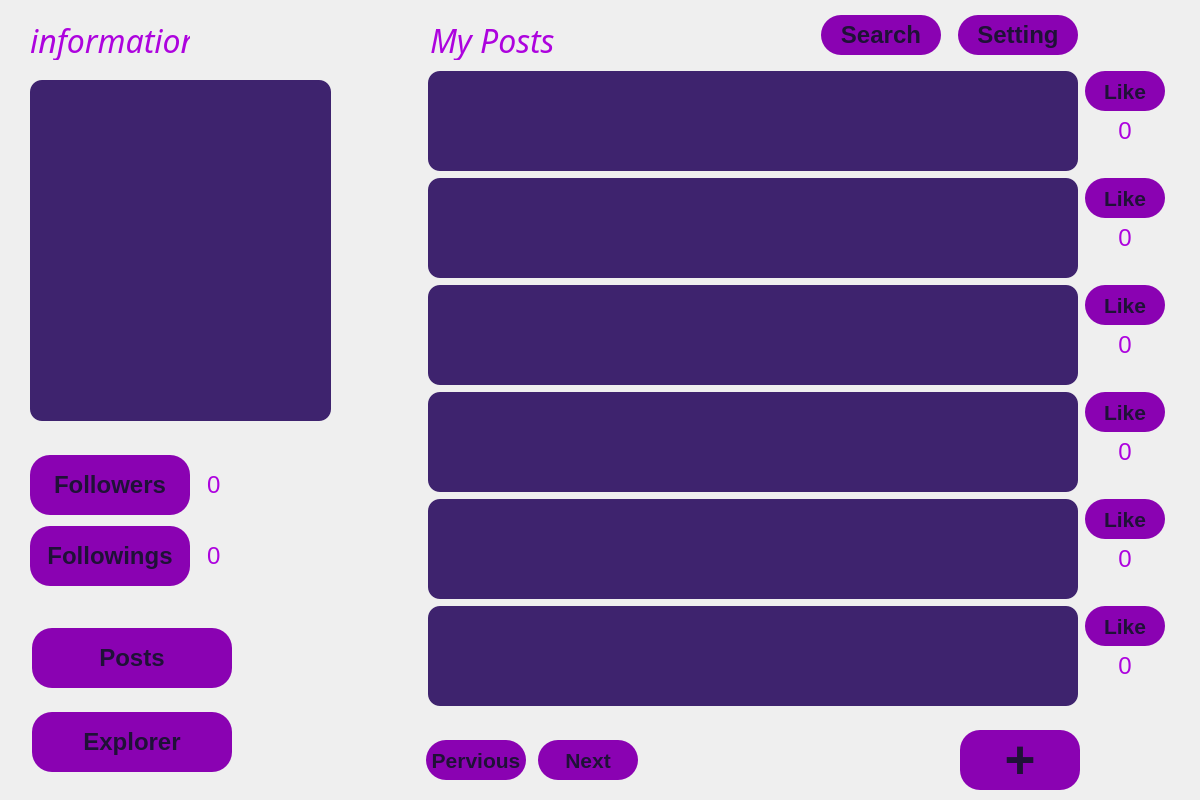
<?xml version="1.0" encoding="UTF-8"?>
<ui version="4.0">
 <class>personal_page</class>
 <widget class="QWidget" name="personal_page">
  <property name="geometry">
   <rect>
    <x>0</x>
    <y>0</y>
    <width>1200</width>
    <height>800</height>
   </rect>
  </property>
  <property name="minimumSize">
   <size>
    <width>1200</width>
    <height>800</height>
   </size>
  </property>
  <property name="maximumSize">
   <size>
    <width>16777215</width>
    <height>16777215</height>
   </size>
  </property>
  <property name="windowTitle">
   <string>My Page</string>
  </property>
  <property name="styleSheet">
   <string notr="true">personal_page
{
	background-color:#0a0612;
}
QPushButton
{
	background-color:#8a02b2;
	color:#1f1137;
	border-radius:20px;
}
QPushButton:hover
{
	background-color:#341d5c;
	color: #ffffff;
}
QLabel
{
	color:#ad03de;
}
QLineEdit
{
	background-color:#673ab7;
	color:#ffffff;
	border-radius:16px;
}
QLineEdit:hover
{
	background-color:#5d34a5;
}
QPlainTextEdit
{
	color:#ffffff;
	background-color:#3e236e;
	border-radius:12px;
}</string>
  </property>
  <widget class="QPlainTextEdit" name="pte_information">
   <property name="geometry">
    <rect>
     <x>30</x>
     <y>80</y>
     <width>301</width>
     <height>341</height>
    </rect>
   </property>
   <property name="font">
    <font>
     <family>aakar</family>
     <pointsize>18</pointsize>
    </font>
   </property>
   <property name="readOnly">
    <bool>true</bool>
   </property>
   <property name="plainText">
    <string/>
   </property>
  </widget>
  <widget class="QPushButton" name="btn_addpost">
   <property name="geometry">
    <rect>
     <x>960</x>
     <y>730</y>
     <width>120</width>
     <height>60</height>
    </rect>
   </property>
   <property name="font">
    <font>
     <pointsize>40</pointsize>
     <weight>75</weight>
     <bold>true</bold>
    </font>
   </property>
   <property name="text">
    <string>+</string>
   </property>
  </widget>
  <widget class="QLabel" name="label_myposts">
   <property name="geometry">
    <rect>
     <x>430</x>
     <y>20</y>
     <width>160</width>
     <height>40</height>
    </rect>
   </property>
   <property name="minimumSize">
    <size>
     <width>160</width>
     <height>40</height>
    </size>
   </property>
   <property name="maximumSize">
    <size>
     <width>160</width>
     <height>40</height>
    </size>
   </property>
   <property name="font">
    <font>
     <family>aakar</family>
     <pointsize>24</pointsize>
     <italic>true</italic>
    </font>
   </property>
   <property name="text">
    <string>My Posts</string>
   </property>
  </widget>
  <widget class="QLabel" name="label_information">
   <property name="geometry">
    <rect>
     <x>30</x>
     <y>20</y>
     <width>160</width>
     <height>40</height>
    </rect>
   </property>
   <property name="minimumSize">
    <size>
     <width>160</width>
     <height>40</height>
    </size>
   </property>
   <property name="maximumSize">
    <size>
     <width>160</width>
     <height>40</height>
    </size>
   </property>
   <property name="font">
    <font>
     <family>aakar</family>
     <pointsize>24</pointsize>
     <italic>true</italic>
    </font>
   </property>
   <property name="text">
    <string>information</string>
   </property>
  </widget>
  <widget class="QWidget" name="horizontalLayoutWidget">
   <property name="geometry">
    <rect>
     <x>420</x>
     <y>730</y>
     <width>231</width>
     <height>61</height>
    </rect>
   </property>
   <layout class="QHBoxLayout" name="horizontalLayout">
    <property name="rightMargin">
     <number>6</number>
    </property>
    <item>
     <widget class="QPushButton" name="btn_pervious">
      <property name="minimumSize">
       <size>
        <width>100</width>
        <height>40</height>
       </size>
      </property>
      <property name="maximumSize">
       <size>
        <width>100</width>
        <height>40</height>
       </size>
      </property>
      <property name="font">
       <font>
        <pointsize>16</pointsize>
        <weight>75</weight>
        <bold>true</bold>
       </font>
      </property>
      <property name="text">
       <string>Pervious</string>
      </property>
     </widget>
    </item>
    <item>
     <widget class="QPushButton" name="btn_next">
      <property name="minimumSize">
       <size>
        <width>100</width>
        <height>40</height>
       </size>
      </property>
      <property name="maximumSize">
       <size>
        <width>100</width>
        <height>40</height>
       </size>
      </property>
      <property name="font">
       <font>
        <pointsize>16</pointsize>
        <weight>75</weight>
        <bold>true</bold>
       </font>
      </property>
      <property name="text">
       <string>Next</string>
      </property>
     </widget>
    </item>
   </layout>
  </widget>
  <widget class="QWidget" name="horizontalLayoutWidget_2">
   <property name="geometry">
    <rect>
     <x>810</x>
     <y>10</y>
     <width>281</width>
     <height>51</height>
    </rect>
   </property>
   <layout class="QHBoxLayout" name="horizontalLayout_2">
    <item>
     <widget class="QPushButton" name="btn_search">
      <property name="minimumSize">
       <size>
        <width>120</width>
        <height>40</height>
       </size>
      </property>
      <property name="maximumSize">
       <size>
        <width>120</width>
        <height>40</height>
       </size>
      </property>
      <property name="font">
       <font>
        <pointsize>18</pointsize>
        <weight>75</weight>
        <bold>true</bold>
       </font>
      </property>
      <property name="text">
       <string>Search</string>
      </property>
     </widget>
    </item>
    <item>
     <widget class="QPushButton" name="btn_setting">
      <property name="minimumSize">
       <size>
        <width>120</width>
        <height>10</height>
       </size>
      </property>
      <property name="maximumSize">
       <size>
        <width>120</width>
        <height>40</height>
       </size>
      </property>
      <property name="font">
       <font>
        <pointsize>18</pointsize>
        <weight>75</weight>
        <bold>true</bold>
       </font>
      </property>
      <property name="text">
       <string>Setting</string>
      </property>
     </widget>
    </item>
   </layout>
  </widget>
  <widget class="QWidget" name="gridLayoutWidget">
   <property name="geometry">
    <rect>
     <x>427</x>
     <y>70</y>
     <width>741</width>
     <height>641</height>
    </rect>
   </property>
   <layout class="QGridLayout" name="gridLayout">
    <item row="2" column="1">
     <widget class="QPlainTextEdit" name="pte_post3">
      <property name="minimumSize">
       <size>
        <width>650</width>
        <height>100</height>
       </size>
      </property>
      <property name="maximumSize">
       <size>
        <width>650</width>
        <height>100</height>
       </size>
      </property>
      <property name="font">
       <font>
        <pointsize>18</pointsize>
       </font>
      </property>
      <property name="readOnly">
       <bool>true</bool>
      </property>
     </widget>
    </item>
    <item row="3" column="1">
     <widget class="QPlainTextEdit" name="pte_post4">
      <property name="minimumSize">
       <size>
        <width>650</width>
        <height>100</height>
       </size>
      </property>
      <property name="maximumSize">
       <size>
        <width>650</width>
        <height>100</height>
       </size>
      </property>
      <property name="font">
       <font>
        <pointsize>18</pointsize>
       </font>
      </property>
      <property name="readOnly">
       <bool>true</bool>
      </property>
     </widget>
    </item>
    <item row="1" column="1">
     <widget class="QPlainTextEdit" name="pte_post2">
      <property name="minimumSize">
       <size>
        <width>650</width>
        <height>100</height>
       </size>
      </property>
      <property name="maximumSize">
       <size>
        <width>650</width>
        <height>100</height>
       </size>
      </property>
      <property name="font">
       <font>
        <pointsize>18</pointsize>
       </font>
      </property>
      <property name="readOnly">
       <bool>true</bool>
      </property>
     </widget>
    </item>
    <item row="5" column="1">
     <widget class="QPlainTextEdit" name="pte_post6">
      <property name="minimumSize">
       <size>
        <width>650</width>
        <height>100</height>
       </size>
      </property>
      <property name="maximumSize">
       <size>
        <width>650</width>
        <height>100</height>
       </size>
      </property>
      <property name="font">
       <font>
        <pointsize>18</pointsize>
       </font>
      </property>
      <property name="readOnly">
       <bool>true</bool>
      </property>
     </widget>
    </item>
    <item row="4" column="1">
     <widget class="QPlainTextEdit" name="pte_post5">
      <property name="minimumSize">
       <size>
        <width>650</width>
        <height>100</height>
       </size>
      </property>
      <property name="maximumSize">
       <size>
        <width>650</width>
        <height>100</height>
       </size>
      </property>
      <property name="font">
       <font>
        <pointsize>18</pointsize>
       </font>
      </property>
      <property name="readOnly">
       <bool>true</bool>
      </property>
     </widget>
    </item>
    <item row="0" column="1">
     <widget class="QPlainTextEdit" name="pte_post1">
      <property name="minimumSize">
       <size>
        <width>650</width>
        <height>100</height>
       </size>
      </property>
      <property name="maximumSize">
       <size>
        <width>650</width>
        <height>100</height>
       </size>
      </property>
      <property name="font">
       <font>
        <pointsize>18</pointsize>
       </font>
      </property>
      <property name="readOnly">
       <bool>true</bool>
      </property>
     </widget>
    </item>
    <item row="0" column="2">
     <layout class="QVBoxLayout" name="verticalLayout1">
      <property name="spacing">
       <number>0</number>
      </property>
      <property name="bottomMargin">
       <number>20</number>
      </property>
      <item>
       <widget class="QPushButton" name="btn_like1">
        <property name="minimumSize">
         <size>
          <width>80</width>
          <height>40</height>
         </size>
        </property>
        <property name="maximumSize">
         <size>
          <width>80</width>
          <height>40</height>
         </size>
        </property>
        <property name="font">
         <font>
          <pointsize>16</pointsize>
          <weight>75</weight>
          <bold>true</bold>
         </font>
        </property>
        <property name="styleSheet">
         <string notr="true"/>
        </property>
        <property name="text">
         <string>Like</string>
        </property>
       </widget>
      </item>
      <item>
       <widget class="QLabel" name="label_numberlike1">
        <property name="minimumSize">
         <size>
          <width>80</width>
          <height>40</height>
         </size>
        </property>
        <property name="maximumSize">
         <size>
          <width>80</width>
          <height>40</height>
         </size>
        </property>
        <property name="font">
         <font>
          <pointsize>18</pointsize>
          <weight>50</weight>
          <bold>false</bold>
         </font>
        </property>
        <property name="text">
         <string>     0</string>
        </property>
       </widget>
      </item>
     </layout>
    </item>
    <item row="1" column="2">
     <layout class="QVBoxLayout" name="verticalLayout2">
      <property name="spacing">
       <number>0</number>
      </property>
      <property name="bottomMargin">
       <number>20</number>
      </property>
      <item>
       <widget class="QPushButton" name="btn_like2">
        <property name="minimumSize">
         <size>
          <width>80</width>
          <height>40</height>
         </size>
        </property>
        <property name="maximumSize">
         <size>
          <width>80</width>
          <height>40</height>
         </size>
        </property>
        <property name="font">
         <font>
          <pointsize>16</pointsize>
          <weight>75</weight>
          <bold>true</bold>
         </font>
        </property>
        <property name="text">
         <string>Like</string>
        </property>
       </widget>
      </item>
      <item>
       <widget class="QLabel" name="label_numberlike2">
        <property name="minimumSize">
         <size>
          <width>80</width>
          <height>40</height>
         </size>
        </property>
        <property name="maximumSize">
         <size>
          <width>80</width>
          <height>40</height>
         </size>
        </property>
        <property name="font">
         <font>
          <pointsize>18</pointsize>
         </font>
        </property>
        <property name="text">
         <string>     0</string>
        </property>
       </widget>
      </item>
     </layout>
    </item>
    <item row="2" column="2">
     <layout class="QVBoxLayout" name="verticalLayout3">
      <property name="spacing">
       <number>0</number>
      </property>
      <property name="bottomMargin">
       <number>20</number>
      </property>
      <item>
       <widget class="QPushButton" name="btn_like3">
        <property name="minimumSize">
         <size>
          <width>80</width>
          <height>40</height>
         </size>
        </property>
        <property name="maximumSize">
         <size>
          <width>80</width>
          <height>40</height>
         </size>
        </property>
        <property name="font">
         <font>
          <pointsize>16</pointsize>
          <weight>75</weight>
          <bold>true</bold>
         </font>
        </property>
        <property name="text">
         <string>Like</string>
        </property>
       </widget>
      </item>
      <item>
       <widget class="QLabel" name="label_numberlike3">
        <property name="minimumSize">
         <size>
          <width>80</width>
          <height>40</height>
         </size>
        </property>
        <property name="maximumSize">
         <size>
          <width>80</width>
          <height>40</height>
         </size>
        </property>
        <property name="font">
         <font>
          <pointsize>18</pointsize>
         </font>
        </property>
        <property name="text">
         <string>     0</string>
        </property>
       </widget>
      </item>
     </layout>
    </item>
    <item row="3" column="2">
     <layout class="QVBoxLayout" name="verticalLayout4">
      <property name="spacing">
       <number>0</number>
      </property>
      <property name="bottomMargin">
       <number>20</number>
      </property>
      <item>
       <widget class="QPushButton" name="btn_like4">
        <property name="minimumSize">
         <size>
          <width>80</width>
          <height>40</height>
         </size>
        </property>
        <property name="maximumSize">
         <size>
          <width>80</width>
          <height>40</height>
         </size>
        </property>
        <property name="font">
         <font>
          <pointsize>16</pointsize>
          <weight>75</weight>
          <bold>true</bold>
         </font>
        </property>
        <property name="text">
         <string>Like</string>
        </property>
       </widget>
      </item>
      <item>
       <widget class="QLabel" name="label_numberlike4">
        <property name="minimumSize">
         <size>
          <width>80</width>
          <height>40</height>
         </size>
        </property>
        <property name="maximumSize">
         <size>
          <width>80</width>
          <height>40</height>
         </size>
        </property>
        <property name="font">
         <font>
          <pointsize>18</pointsize>
         </font>
        </property>
        <property name="text">
         <string>     0</string>
        </property>
       </widget>
      </item>
     </layout>
    </item>
    <item row="4" column="2">
     <layout class="QVBoxLayout" name="verticalLayout5">
      <property name="spacing">
       <number>0</number>
      </property>
      <property name="bottomMargin">
       <number>20</number>
      </property>
      <item>
       <widget class="QPushButton" name="btn_like5">
        <property name="minimumSize">
         <size>
          <width>80</width>
          <height>40</height>
         </size>
        </property>
        <property name="maximumSize">
         <size>
          <width>80</width>
          <height>40</height>
         </size>
        </property>
        <property name="font">
         <font>
          <pointsize>16</pointsize>
          <weight>75</weight>
          <bold>true</bold>
         </font>
        </property>
        <property name="text">
         <string>Like</string>
        </property>
       </widget>
      </item>
      <item>
       <widget class="QLabel" name="label_numberlike5">
        <property name="minimumSize">
         <size>
          <width>80</width>
          <height>40</height>
         </size>
        </property>
        <property name="maximumSize">
         <size>
          <width>80</width>
          <height>40</height>
         </size>
        </property>
        <property name="font">
         <font>
          <pointsize>18</pointsize>
         </font>
        </property>
        <property name="text">
         <string>     0</string>
        </property>
       </widget>
      </item>
     </layout>
    </item>
    <item row="5" column="2">
     <layout class="QVBoxLayout" name="verticalLayout6">
      <property name="spacing">
       <number>0</number>
      </property>
      <property name="bottomMargin">
       <number>20</number>
      </property>
      <item>
       <widget class="QPushButton" name="btn_like6">
        <property name="minimumSize">
         <size>
          <width>80</width>
          <height>40</height>
         </size>
        </property>
        <property name="maximumSize">
         <size>
          <width>80</width>
          <height>40</height>
         </size>
        </property>
        <property name="font">
         <font>
          <pointsize>16</pointsize>
          <weight>75</weight>
          <bold>true</bold>
         </font>
        </property>
        <property name="text">
         <string>Like</string>
        </property>
       </widget>
      </item>
      <item>
       <widget class="QLabel" name="label_numberlike6">
        <property name="minimumSize">
         <size>
          <width>80</width>
          <height>40</height>
         </size>
        </property>
        <property name="maximumSize">
         <size>
          <width>80</width>
          <height>40</height>
         </size>
        </property>
        <property name="font">
         <font>
          <pointsize>18</pointsize>
         </font>
        </property>
        <property name="text">
         <string>     0</string>
        </property>
       </widget>
      </item>
     </layout>
    </item>
   </layout>
  </widget>
  <widget class="QWidget" name="gridLayoutWidget_2">
   <property name="geometry">
    <rect>
     <x>19</x>
     <y>450</y>
     <width>311</width>
     <height>141</height>
    </rect>
   </property>
   <layout class="QGridLayout" name="gridLayout_2">
    <property name="rightMargin">
     <number>10</number>
    </property>
    <item row="0" column="0">
     <widget class="QPushButton" name="btn_followers">
      <property name="minimumSize">
       <size>
        <width>160</width>
        <height>60</height>
       </size>
      </property>
      <property name="maximumSize">
       <size>
        <width>160</width>
        <height>60</height>
       </size>
      </property>
      <property name="font">
       <font>
        <pointsize>18</pointsize>
        <weight>75</weight>
        <bold>true</bold>
       </font>
      </property>
      <property name="text">
       <string>Followers</string>
      </property>
     </widget>
    </item>
    <item row="2" column="1">
     <widget class="QLabel" name="label_numberfollowings">
      <property name="font">
       <font>
        <pointsize>18</pointsize>
       </font>
      </property>
      <property name="text">
       <string>0</string>
      </property>
     </widget>
    </item>
    <item row="2" column="0">
     <widget class="QPushButton" name="btn_followings">
      <property name="minimumSize">
       <size>
        <width>160</width>
        <height>60</height>
       </size>
      </property>
      <property name="maximumSize">
       <size>
        <width>160</width>
        <height>60</height>
       </size>
      </property>
      <property name="font">
       <font>
        <pointsize>18</pointsize>
        <weight>75</weight>
        <bold>true</bold>
       </font>
      </property>
      <property name="text">
       <string>Followings</string>
      </property>
     </widget>
    </item>
    <item row="0" column="1">
     <widget class="QLabel" name="label_numberfollowers">
      <property name="minimumSize">
       <size>
        <width>100</width>
        <height>60</height>
       </size>
      </property>
      <property name="maximumSize">
       <size>
        <width>100</width>
        <height>60</height>
       </size>
      </property>
      <property name="font">
       <font>
        <pointsize>18</pointsize>
       </font>
      </property>
      <property name="text">
       <string>0</string>
      </property>
     </widget>
    </item>
   </layout>
  </widget>
  <widget class="QWidget" name="verticalLayoutWidget">
   <property name="geometry">
    <rect>
     <x>20</x>
     <y>610</y>
     <width>311</width>
     <height>181</height>
    </rect>
   </property>
   <layout class="QVBoxLayout" name="verticalLayout">
    <property name="leftMargin">
     <number>12</number>
    </property>
    <item>
     <widget class="QPushButton" name="btn_followingsposts">
      <property name="minimumSize">
       <size>
        <width>200</width>
        <height>60</height>
       </size>
      </property>
      <property name="maximumSize">
       <size>
        <width>200</width>
        <height>60</height>
       </size>
      </property>
      <property name="font">
       <font>
        <pointsize>18</pointsize>
        <weight>75</weight>
        <bold>true</bold>
       </font>
      </property>
      <property name="text">
       <string>Posts</string>
      </property>
     </widget>
    </item>
    <item>
     <widget class="QPushButton" name="btn_explorer">
      <property name="minimumSize">
       <size>
        <width>200</width>
        <height>60</height>
       </size>
      </property>
      <property name="maximumSize">
       <size>
        <width>200</width>
        <height>60</height>
       </size>
      </property>
      <property name="font">
       <font>
        <pointsize>18</pointsize>
        <weight>75</weight>
        <bold>true</bold>
       </font>
      </property>
      <property name="text">
       <string>Explorer</string>
      </property>
     </widget>
    </item>
   </layout>
  </widget>
 </widget>
 <resources/>
 <connections/>
</ui>
